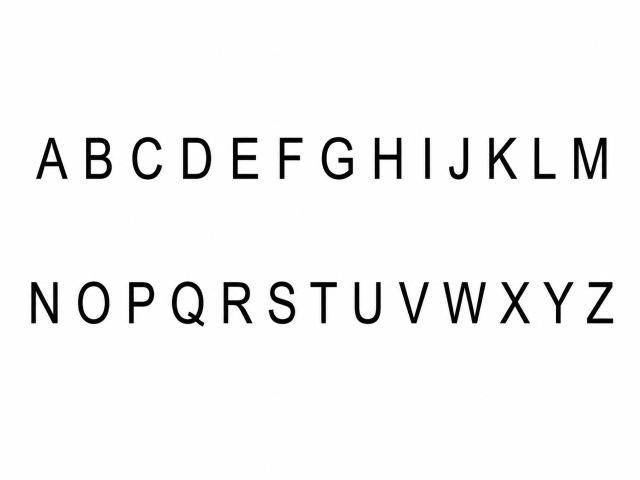
%> input picture alphabet.jpeg, 1280 x 960 px (shown at 1/2 size)
$ octave test6.m   (GNU Octave 9; MATLAB toolbox functions it lacks are replaced by stand-ins)
%> lines starting %> are read from the running program, lines starting %| are printed output that depends on the picture; in (x1, y1, x2, y2) boxes, pixels count from 0 and x2, y2 are one past the last pixel; in counts of white or black regions, pixels touching at a corner belong together; the program's own positions count from 1
### task1BinarizationAdvanced.m
function imOut = task1BinarizationAdvanced(imagePath)
%> called with imagePath = 'alphabet.jpeg'
% OTSU'S METHOD: Otsu finds the threshold that minimizes intra-class
% variance (between-class variance maximized).

img = imread(imagePath);
%> img is the input picture: size 960x1280x3 uint8; min 0, max 255, mean 244.5
if size(img,3) == 3
    img = rgb2gray(img); % If RGB, convert to grayscale
%> img: size 960x1280 uint8
end

img = im2double(img);
%> img: size 960x1280 double
T = graythresh(img);           % Otsu's method — returns value in [0,1]
%> T = 0.525
%we use MATLAB's implementation -- EXPLAIN DEEPLY IN REPORT
fprintf('Otsu threshold: %.3f\n', T);
%| Otsu threshold: 0.525
imOut = ~imbinarize(img, T);      % invert: text becomes true
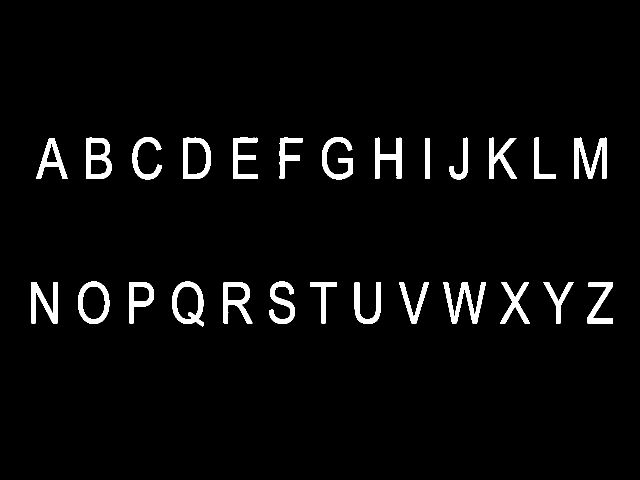
%> imOut: size 960x1280 logical (shown at 1/2 size); 3.8% white; 26 white regions, largest, box (x1, y1, x2, y2) and area: (1148, 275, 1213, 358) 2696, (887, 564, 972, 647) 2594, (172, 275, 224, 358) 2317
end

### task2SegmentRows.m
function [rowStarts, rowEnds, rowMask] = task2SegmentRows(imBin)
% Goal: Detecting text rows using row projection after morphological joining

% Join nearby components inside the same text line
imRows = imclose(imBin, strel('rectangle', [7 25]));
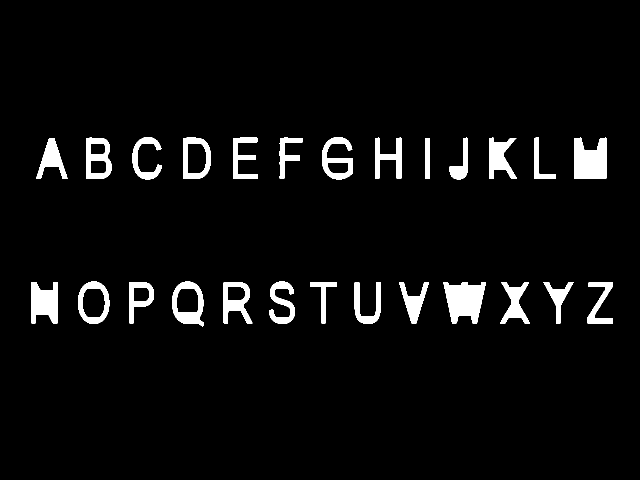
%> imRows: size 960x1280 logical (shown at 1/2 size); 4.6% white; 26 white regions, largest, box (x1, y1, x2, y2) and area: (887, 564, 972, 647) 4798, (1148, 275, 1213, 358) 4587, (63, 564, 115, 647) 3296

% Row projection on the processed image
rowProjection = sum(imRows, 2);
%> rowProjection = 960 values, max 510 at index 573, min 0 at index 1, mean 58.59

% Threshold to separate text rows from background
threshold = 0.1 * max(rowProjection);
%> threshold = 51
rowMask = rowProjection > threshold;
%> rowMask = 960 logical values, 167 true

% Smooth row mask to fill small gaps
rowMask = imclose(rowMask, ones(15,1));

% Detect row start and end indices
changes = diff([0; rowMask; 0]);
%> changes = 961 values, max 1 at index 276, min -1 at index 359, mean 0
rowStarts = find(changes == 1);
%> rowStarts = [276; 565]
rowEnds = find(changes == -1) - 1;
%> rowEnds = [358; 648]

% Remove very small detections (noise)
minHeight = 10;
validRows = (rowEnds - rowStarts + 1) >= minHeight;
%> validRows = [true; true]
rowStarts = rowStarts(validRows);
rowEnds = rowEnds(validRows);

% Show result
figure;
plot(rowProjection);
title('Detected text rows');
xlabel('Row index');
ylabel('Active pixels per row');
hold on;
plot(rowStarts, rowProjection(rowStarts), 'ro');
plot(rowEnds, rowProjection(rowEnds), 'go');
hold off;

end

### task5CreatingAlphabet.m
function [alphabet, alphabetChars] = task5CreatingAlphabet(alphabetImagePath, N, labels)
% Goal: create an alphabet of character templates from an alphabet image.
% input:
% alphabetImagePath :'alphabet.png'
% N : final size of each character( 32)
% labels: character labels, ('ABCDEFGHIJKLMNOPQRSTUVWXYZ')

% output:
% alphabet: structure containing the templates (alphabet.A, alphabet.B...)
% alphabetChars -> cell array with the preprocessed character images

if nargin < 2
    N = 32;
end %if the user does not enter a value for N, we use 32 by default

if nargin < 3
    labels = 'ABCDEFGHIJKLMNOPQRSTUVWXYZ';
end %if the user does not enter the labels, the function uses an alphabet of 26 letters by defult

% binarize the alphabet image
imAlphabet = task1BinarizationAdvanced(alphabetImagePath);

% we apply task2: segment rows
% in 'alphabet.png' two lines appear,
% rowStarts: saves where each row starts
% rowEnds: saves where each row ends
% ignore third exit (~)
[rowStarts, rowEnds, ~] = task2SegmentRows(imAlphabet);
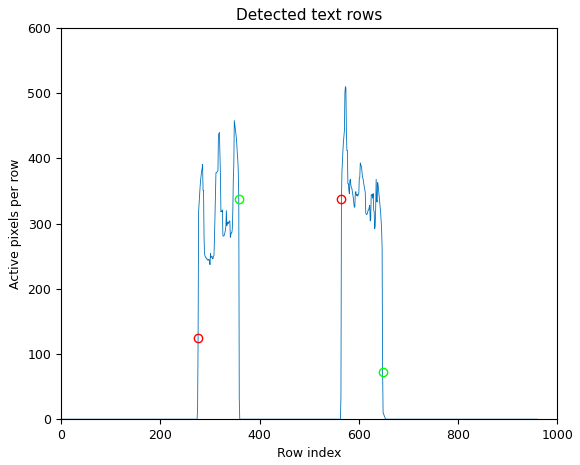
%> figure redrawn from the program's plot data; curve peaks at x = 573, y = 510
%> rowStarts = [276; 565]; rowEnds = [358; 648]

% extract each row, it creates two separate images
rowImages = task2ExtractRows(imAlphabet, rowStarts, rowEnds);
%> the loop in task2ExtractRows, `for k = 1:numRows` made 2 passes
%> pass 1, in task2ExtractRows, `imshow(rowImages{k});`:
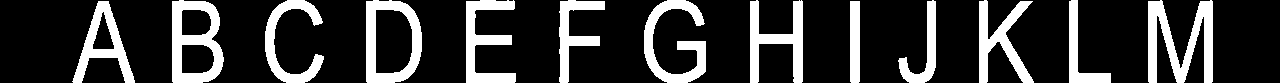
%> displayed picture: size 83x1280 logical; 21.2% white; 13 white regions, largest, box (x1, y1, x2, y2) and area: (1148, 0, 1213, 83) 2696, (172, 0, 224, 83) 2317, (366, 0, 422, 83) 2112
%> after the loop in task2ExtractRows, `for k = 1:numRows`: rowImages = 2 items
%> rowImages = 2 items

% segment characters in each row
numRows = length(rowImages);
%> numRows = 2
allChars = cell(numRows, 1); % we create an empty cell where we are saving the characters
%> allChars = {[], []}

for i = 1:numRows
    allChars{i} = task3SegmentCharacters(rowImages{i});
end
%> this loop made 2 passes
%> (threshold in task3SegmentCharacters, startChar in task3SegmentCharacters, endChar in task3SegmentCharacters, startCharMargin in task3SegmentCharacters, endCharMargin in task3SegmentCharacters, numChars in task3SegmentCharacters, widths in task3SegmentCharacters, avgWidth in task3SegmentCharacters) on passes 1 to 2: (1, [74 173 266 367 467 560 645 751 851 899 980 1070 1149], [135 224 324 422 516 605 706 803 860 936 1034 1111 1213], [73 172 265 366 466 559 644 750 850 898 979 1069 1148], [136 225 325 423 517 606 707 804 861 937 1035 1112 1214], 13, [62 52 59 56 50 46 62 53 10 38 55 42 65], 50), (1, [64 157 259 345 448 539 622 710 799 888 1001 1088 1175], [115 219 308 408 505 590 674 761 857 971 1060 1147 1226], [63 156 258 344 447 538 621 709 798 887 1000 1087 1174], [116 220 309 409 506 591 675 762 858 972 1061 1148 1227], 13, [52 63 50 64 58 52 53 52 59 84 60 60 52], 58.38)
%> pass 2, in task3SegmentCharacters (call 2), `row = imclose(row, strel('rectangle', [1 3]));`:
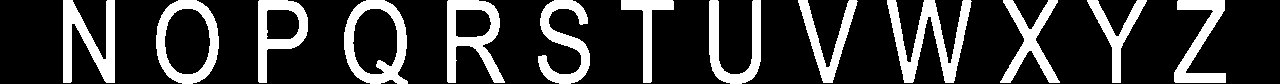
%> row: size 84x1280 logical; 22% white; 13 white regions, largest, box (x1, y1, x2, y2) and area: (887, 0, 972, 83) 2616, (63, 0, 115, 83) 2175, (344, 0, 408, 84) 2174
%> after the loop, allChars = 2 items

% preprocess characters to obtain NxN images
processedChars = task4PreprocessingCharacters(allChars, N);

% convert the result into a simple cell array
alphabetChars = flattenCharacterCells(processedChars);

% check that the number of characters matches the labels
if length(alphabetChars) ~= length(labels)
    error('Alphabet mismatch: segmented %d characters but %d labels were provided. ', length(alphabetChars), length(labels));
end
% create alphabet structure, where we save labels
alphabet = struct;

for k = 1:length(labels)
    currentLabel = labels(k);
    alphabet.(currentLabel) = alphabetChars{k};
end

end


function flatChars = flattenCharacterCells(chars)
% Converts nested cell arrays into a simple cell array, necessary because
% characteres are separated by rows

flatChars = {}; % We create an empty cell where we are saving every character in order

if iscell(chars) % check chars is a cell
    for i = 1:numel(chars)
        if iscell(chars{i})
            innerChars = flattenCharacterCells(chars{i});
            flatChars = [flatChars innerChars];
        else
            flatChars{end + 1} = chars{i};
        end
    end
else
    error('The preprocessed characters must be stored in a cell array.');
end

end

### task2ExtractRows.m
function rowImages = task2ExtractRows(imBin, rowStarts, rowEnds)
% Goal: Extracting each detected text row as a separate image

numRows = length(rowStarts); % Number of text lines detected
rowImages = cell(numRows, 1); % Creamos una celda columna para guardar cada recorte

figure;
for k = 1:numRows
    rowImages{k} = imBin(rowStarts(k):rowEnds(k), :); %Recorto una banda horizontal de la imagen

    subplot(numRows, 1, k); %Dividimos la figura en numRows partes verticales
    imshow(rowImages{k});
    title(['Row ', num2str(k)]);
end

end

### task3SegmentCharacters.m
%Now we have to segment the characters on each row
function allChars = task3SegmentCharacters(row)

% Logical format, to ensure we work in black and white
row = logical(row);

% IMPROVEMENT 1: morphological closing along the horizontal axis.
% Bridges tiny gaps inside a single character (e.g. the gap between the
% two diagonals of W, or thin breaks in I/T at low resolution) so they
% are not split into two blobs by the projection.
% Kernel: 1 row x 3 cols — only closes horizontal gaps, will not merge
% neighbouring characters which are separated by more than 3 columns.
row = imclose(row, strel('rectangle', [1 3]));

%Vertical proyection. For each column how many pixels of character we have
%We have a matrix where the zeros are spaces and the non zeros letters.
charProyection = sum(row, 1);

% Vertical projection: for each column, how many ink pixels exist


% IMPROVEMENT 2: use threshold=1 instead of 0.
% threshold=0 means a single noise pixel in any column opens a new blob.
% Requiring at least 2 ink pixels per column eliminates isolated noise dots
% without affecting real character strokes (which span many pixels tall).
threshold = 1;
binaryProyection = charProyection > threshold;

% Detect character blobs
d = diff([0 binaryProyection 0]);
startChar = find(d ==  1);
endChar   = find(d == -1) - 1;

% IMPROVEMENT 3: drop blobs narrower than 3 pixels — these are noise or
% scanning artifacts, not characters. Without this filter they skew avgWidth
% and cause real characters to be wrongly flagged as merged pairs.
blobWidths = endChar - startChar + 1;
validBlobs = blobWidths >= 3;
startChar  = startChar(validBlobs);
endChar    = endChar(validBlobs);

% Add a 1-pixel margin around each blob to avoid cutting edge strokes
startCharMargin = max(startChar - 1, 1);
endCharMargin   = min(endChar   + 1, size(row,2));


%Extract the characters of each row
%The length go in blocks, not in number of letters. StartChar contain all
%the start point of the blocks
numChars = length(startCharMargin);
chars = cell(1, numChars);

% %Iterate in all the blocks 'cutted'. For i=1 1st Char, for i=2 2nd Char...
% for i = 1:numChars
%     chars{i} = row(:, startCharMargin(i):endCharMargin(i)); %We assign to the chars variable all the characters.
% end
% %Store all chars.


% --- BUG FIX (Bug 5) ---
% Compute widths from the RAW (pre-margin) boundaries.
% Using endCharMargin-startCharMargin inflates every width by ~2 px,
% which biases avgWidth upward and causes the split condition to
% under-trigger (merged character pairs are missed).
widths   = endChar - startChar + 1;   % raw pixel width of each blob
avgWidth = mean(widths);
k = 1;

for i = 1:numChars
    width = widths(i);   % use raw width for the comparison

    if width > 1.5 * avgWidth
        % This blob is likely two merged characters.  Split at the midpoint.
        % We keep a 1-column overlap on the right half to avoid cutting
        % ink strokes that fall exactly on the split column.

        % Midpoint column (in margin-padded coordinates)
        cut = round((startCharMargin(i) + endCharMargin(i)) / 2);

        % Left half:  startMargin … cut  (inclusive)
        chars{k} = row(:, startCharMargin(i):cut);
        k = k + 1;

        % --- BUG FIX (Bug 6) ---
        % Original code started the right half at cut-1, so columns
        % (cut-1) and (cut) were included in BOTH halves — a 2-column
        % double-count.  Starting at (cut) gives a clean 1-column overlap
        % that is sufficient to avoid stroke loss.
        chars{k} = row(:, cut:endCharMargin(i));
        k = k + 1;

    else
        chars{k} = row(:, startCharMargin(i):endCharMargin(i));
        k = k + 1;
    end
end

allChars = chars;

% [6 lines of commented-out code are left out]

end

### task4PreprocessingCharacters.m
function characterOut = task4PreprocessingCharacters(characterArray, N)
%> called with N = 32
%Goal: convert each segmented character from task3 into a NxN image
%being characterArray a cell array with image of each segmented character

%PRESERVING ROW STRUCTURE TO FACILITATE RECOGNITION!!!

numRows=length(characterArray);
characterOut = cell(numRows, 1); %create a cell array with 1 column and as many rows as images we have
%> characterOut = {[], []}

for i = 1:numRows
    currentRow = characterArray{i};
    numCharsRow = length(currentRow);
    processedRow= cell(1,numCharsRow);

for k=1:numCharsRow
    image = currentRow{k};

    [height, width]=size(image); %size of the image containing each char

    % --- BUG FIX (Bug 7) ---
    % The original code used the variable name 'diff', which shadows
    % MATLAB's built-in diff() function (used in task2 and task3).
    % Although task4 itself does not call diff(), the shadowing can cause
    % confusing "Undefined function" errors if MATLAB's workspace leaks or
    % if this function is ever called from a script where diff is needed.
    % Renamed to 'padDiff' throughout.

    if height > width
        padDiff     = height - width;
        zerosRight  = ceil(padDiff / 2);
        zerosLeft   = floor(padDiff / 2);
        imgSquare   = padarray(image,    [0 zerosLeft],  0, 'pre');
        imgSquare   = padarray(imgSquare,[0 zerosRight], 0, 'post');

    elseif width > height
        padDiff     = width - height;
        zerosTop    = ceil(padDiff / 2);
        zerosBottom = floor(padDiff / 2);
        imgSquare   = padarray(image,    [zerosTop    0], 0, 'pre');
        imgSquare   = padarray(imgSquare,[zerosBottom 0], 0, 'post');

     %if the image is already square
    else
        imgSquare = image;
    end

    % IMPROVEMENT: use nearest-neighbour interpolation for resizing instead
    % of the default bilinear.  The input is already a binary (logical) image.
    % Bilinear resize produces grey-valued pixels at stroke edges, then the
    % hard > 0.5 threshold randomly deletes thin strokes (the middle bar of E,
    % the serif of I, the diagonals of W and V).  Nearest-neighbour keeps
    % every pixel either fully black or fully white, preserving stroke integrity.
    processedRow{k} = imresize(imgSquare, [N N], 'nearest');

end
    characterOut{i} = processedRow; %adding in each iteration the WHOLE ROW of resized square images to the next pos of the cell array

end
%> this loop made 2 passes
%> numCharsRow on passes 1 to 2: 13, 13
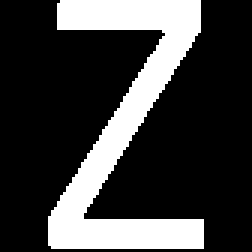
%> imgSquare: size 84x84 logical (shown 3 times larger); 24.3% white; 1 white region, box (x1, y1, x2, y2) and area: (16, 0, 68, 83) 1716
%> after the loop, characterOut = 2 items; padDiff = 30; zerosBottom = 1; zerosLeft = 15; zerosRight = 15; zerosTop = 1

% [7 lines of commented-out code are left out]

end

### task6RecognizeCharacters.m
function [letter, score] = task6RecognizeCharacters(img, alphabet)
    % INPUT:  img      — 32x32 logical/double character image from task4
    %         alphabet — struct with fields A-Z, each a 32x32 template
    % OUTPUT: letter   — recognised char (scalar char, or '?' if low confidence)
    %         score    — best corr2 similarity score in [-1, 1]

    % Ensure double and correct size
    charNorm = imresize(im2double(img), [32 32], 'nearest');

    % IMPROVEMENT 1: tight-crop then re-pad to a fixed canvas before matching.
    % If the segmented bounding box contains extra whitespace on one side
    % (uneven margins from task3) the character sits off-centre relative to
    % the alphabet template, which tanks corr2 scores for asymmetric letters
    % like W, V, N.  We crop to the actual ink bounding box, then re-pad
    % symmetrically to 32x32 so every character is centred the same way.
    rows = any(charNorm, 2);
    cols = any(charNorm, 1);
    if any(rows) && any(cols)
        r1 = find(rows, 1, 'first');  r2 = find(rows, 1, 'last');
        c1 = find(cols, 1, 'first');  c2 = find(cols, 1, 'last');
        cropped  = charNorm(r1:r2, c1:c2);
        % pad symmetrically back to 32x32
        padR = 32 - size(cropped,1);  padC = 32 - size(cropped,2);
        charNorm = padarray(cropped, [floor(padR/2) floor(padC/2)], 0, 'pre');
        charNorm = padarray(charNorm,[ceil(padR/2)  ceil(padC/2)],  0, 'post');
        charNorm = imresize(charNorm, [32 32], 'nearest');
    end

    % Compute corr2 score against every template in the alphabet
    letters = fieldnames(alphabet);
    n       = length(letters);
    scores  = -inf(1, n);

    for k = 1:n
        if isempty(alphabet.(letters{k}));  continue;  end
        ref       = imresize(im2double(alphabet.(letters{k})), [32 32], 'nearest');
        % Apply the same centering to the template for a fair comparison
        rT = any(ref,2);  cT = any(ref,1);
        if any(rT) && any(cT)
            r1t = find(rT,1,'first');  r2t = find(rT,1,'last');
            c1t = find(cT,1,'first');  c2t = find(cT,1,'last');
            refC   = ref(r1t:r2t, c1t:c2t);
            padRt  = 32-size(refC,1);  padCt = 32-size(refC,2);
            ref    = padarray(refC,  [floor(padRt/2) floor(padCt/2)], 0, 'pre');
            ref    = padarray(ref,   [ceil(padRt/2)  ceil(padCt/2)],  0, 'post');
            ref    = imresize(ref, [32 32], 'nearest');
        end
        scores(k) = corr2(charNorm, ref);
    end

    [sortedScores, idxs] = sort(scores, 'descend');
    best   = sortedScores(1);
    second = sortedScores(2);

    letter = letters{idxs(1)};
    score  = best;

    if best < 0.2
        letter = '?';
        warning('Low confidence recognition (score=%.2f)', score);
    end

    % IMPROVEMENT 2: data-driven pair disambiguation.
    % These pairs come directly from the error log (the top confused pairs
    % in the test output).  When the score gap is small the two templates
    % look nearly identical to corr2 — we break the tie using a simple
    % structural feature: the pixel count in a specific image region that
    % physically distinguishes the two letters.
    secondLetter = letters{idxs(2)};
    gap = best - second;

    if gap < 0.08   % only act when the match is genuinely ambiguous
        pair = sort({letter, secondLetter});   % canonical order

        % W vs V: W has ink in the middle-bottom region; V does not
        if isequal(pair, {'V','W'})
            midBottomW = sum(sum(charNorm(20:32, 12:20)));
            midBottomV = sum(sum(charNorm(20:32, 12:20)));
            % W has a central valley that comes back up — count pixels in
            % the centre-bottom strip
            centreStrip = sum(sum(charNorm(18:32, 14:18)));
            if centreStrip > 3
                letter = 'W';
            else
                letter = 'V';
            end

        % E vs R: R has a diagonal leg in the bottom-right; E does not
        elseif isequal(pair, {'E','R'})
            bottomRight = sum(sum(charNorm(20:32, 18:32)));
            if bottomRight > 5
                letter = 'R';
            else
                letter = 'E';
            end

        % I vs T: T has wide horizontal strokes at top and bottom;
        %         I is narrow throughout
        elseif isequal(pair, {'I','T'})
            topWidth  = sum(charNorm(1:6, :));    % pixels in top strip
            wideTop   = sum(topWidth > 0) > 16;   % T top bar spans > half width
            if wideTop
                letter = 'T';
            else
                letter = 'I';
            end

        % N vs H: H has a horizontal crossbar in the middle; N does not
        elseif isequal(pair, {'H','N'})
            midRow    = charNorm(14:18, :);
            midPixels = sum(sum(midRow));
            if midPixels > 8
                letter = 'H';
            else
                letter = 'N';
            end

        % O vs D: handled by original logic, keep it
        elseif strcmp(letter, 'O') && strcmp(secondLetter, 'D')
            letter = 'D';

        % B vs S: handled by original logic, keep it
        elseif strcmp(letter, 'B') && strcmp(secondLetter, 'S')
            letter = 'S';
        end
    end

end

### test6.m
labels = 'ABCDEFGHIJKLMNOPQRSTUVWXYZ';
[alphabet, alphabetChars] = task5CreatingAlphabet('alphabet.jpeg', 32, labels);
%> in task5CreatingAlphabet, `processedChars = task4PreprocessingCharacters(allChars, N);`: processedChars = 2 items
%> the loop in flattenCharacterCells, `for i = 1:numel(chars)` made 2 passes
%> in task5CreatingAlphabet, `alphabetChars = flattenCharacterCells(processedChars);`: alphabetChars = 26 items
%> alphabetChars = 26 items

correct = 0;

for k = 1:length(labels)

    testChar = alphabetChars{k};   % already an image

    [pred, score] = task6RecognizeCharacters(testChar, alphabet);
    trueLabel = labels(k);   % char

    fprintf('True: %s | Pred: %s | Score: %.2f\n', ...
    char(trueLabel), char(pred), score);


    if char(pred) == char(trueLabel)
        correct = correct + 1;
    end
end
%> this loop made 26 passes
%> (r2 in task6RecognizeCharacters, c1 in task6RecognizeCharacters, c2 in task6RecognizeCharacters, second in task6RecognizeCharacters, secondLetter in task6RecognizeCharacters, gap in task6RecognizeCharacters, pred) on passes 1, 2, 3, 4, 7, 8, 11, 13: (32, 4, 28, 0.313, 'W', 0.687, 'A'), (32, 7, 26, 0.751, 'E', 0.249, 'B'), (32, 6, 27, 0.747, 'O', 0.253, 'C'), (32, 6, 27, 0.65, 'O', 0.35, 'D'), (32, 5, 28, 0.749, 'O', 0.251, 'G'), (32, 7, 26, 0.708, 'N', 0.292, 'H'), (32, 6, 27, 0.508, 'R', 0.492, 'K'), (32, 4, 29, 0.479, 'V', 0.521, 'M')
%> (printed output is left out)
%> pass 1, in task6RecognizeCharacters, `charNorm = padarray(cropped, [floor(padR/2) floor(padC/2)], 0, 'pre');`:
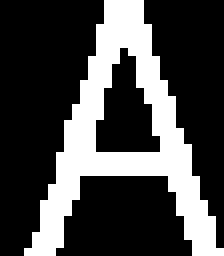
%> charNorm: size 32x28 double (shown 8 times larger); values 0 (black) and 1 (white), 28.1% white; 1 white region, box (x1, y1, x2, y2) and area: (3, 0, 28, 32) 252
%> after the loop, correct = 26

accuracy = (correct / length(labels)) * 100;
%> accuracy = 100
fprintf('Accuracy: %d %%\n', accuracy);
%| Accuracy: 100 %
